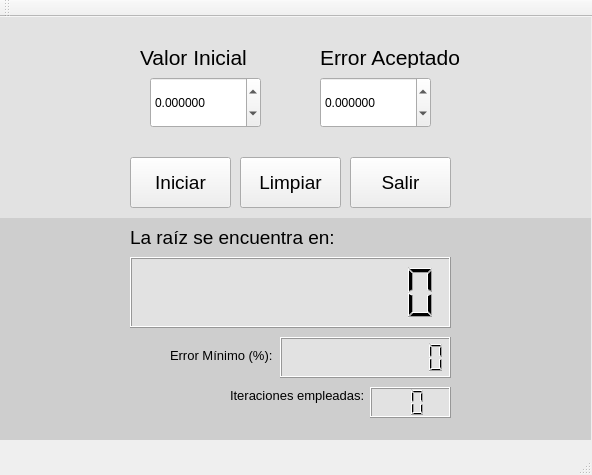
<?xml version="1.0" encoding="UTF-8"?>
<ui version="4.0">
 <class>Punto</class>
 <widget class="QMainWindow" name="Punto">
  <property name="geometry">
   <rect>
    <x>0</x>
    <y>0</y>
    <width>592</width>
    <height>475</height>
   </rect>
  </property>
  <property name="windowTitle">
   <string>Punto</string>
  </property>
  <widget class="QWidget" name="centralWidget">
   <widget class="QPushButton" name="ejecuta">
    <property name="geometry">
     <rect>
      <x>130</x>
      <y>140</y>
      <width>101</width>
      <height>51</height>
     </rect>
    </property>
    <property name="font">
     <font>
      <pointsize>14</pointsize>
     </font>
    </property>
    <property name="text">
     <string>Iniciar</string>
    </property>
   </widget>
   <widget class="QLabel" name="label">
    <property name="geometry">
     <rect>
      <x>140</x>
      <y>30</y>
      <width>111</width>
      <height>21</height>
     </rect>
    </property>
    <property name="font">
     <font>
      <pointsize>16</pointsize>
     </font>
    </property>
    <property name="text">
     <string>Valor Inicial</string>
    </property>
   </widget>
   <widget class="QLabel" name="label_2">
    <property name="geometry">
     <rect>
      <x>320</x>
      <y>30</y>
      <width>151</width>
      <height>21</height>
     </rect>
    </property>
    <property name="font">
     <font>
      <pointsize>16</pointsize>
     </font>
    </property>
    <property name="text">
     <string>Error Aceptado</string>
    </property>
   </widget>
   <widget class="QDoubleSpinBox" name="initval">
    <property name="geometry">
     <rect>
      <x>150</x>
      <y>60</y>
      <width>111</width>
      <height>51</height>
     </rect>
    </property>
    <property name="decimals">
     <number>6</number>
    </property>
    <property name="minimum">
     <double>-999999.000000000000000</double>
    </property>
    <property name="maximum">
     <double>999999.000000000000000</double>
    </property>
    <property name="singleStep">
     <double>0.010000000000000</double>
    </property>
   </widget>
   <widget class="QDoubleSpinBox" name="errora">
    <property name="geometry">
     <rect>
      <x>320</x>
      <y>60</y>
      <width>111</width>
      <height>51</height>
     </rect>
    </property>
    <property name="decimals">
     <number>6</number>
    </property>
    <property name="minimum">
     <double>-9999999.000000000000000</double>
    </property>
    <property name="maximum">
     <double>9999999.000000000000000</double>
    </property>
    <property name="singleStep">
     <double>0.010000000000000</double>
    </property>
   </widget>
   <widget class="QPushButton" name="vacia">
    <property name="geometry">
     <rect>
      <x>240</x>
      <y>140</y>
      <width>101</width>
      <height>51</height>
     </rect>
    </property>
    <property name="font">
     <font>
      <pointsize>14</pointsize>
     </font>
    </property>
    <property name="text">
     <string>Limpiar</string>
    </property>
   </widget>
   <widget class="QPushButton" name="sale">
    <property name="geometry">
     <rect>
      <x>350</x>
      <y>140</y>
      <width>101</width>
      <height>51</height>
     </rect>
    </property>
    <property name="font">
     <font>
      <pointsize>14</pointsize>
     </font>
    </property>
    <property name="text">
     <string>Salir</string>
    </property>
   </widget>
   <widget class="QLCDNumber" name="Pantalla">
    <property name="geometry">
     <rect>
      <x>130</x>
      <y>240</y>
      <width>321</width>
      <height>71</height>
     </rect>
    </property>
    <property name="styleSheet">
     <string notr="true">background-color: rgb(226, 226, 226);</string>
    </property>
    <property name="smallDecimalPoint">
     <bool>true</bool>
    </property>
    <property name="digitCount">
     <number>9</number>
    </property>
   </widget>
   <widget class="QLabel" name="label_3">
    <property name="geometry">
     <rect>
      <x>130</x>
      <y>210</y>
      <width>211</width>
      <height>21</height>
     </rect>
    </property>
    <property name="font">
     <font>
      <pointsize>14</pointsize>
     </font>
    </property>
    <property name="text">
     <string>La raíz se encuentra en:</string>
    </property>
   </widget>
   <widget class="QLabel" name="label_4">
    <property name="geometry">
     <rect>
      <x>230</x>
      <y>370</y>
      <width>141</width>
      <height>16</height>
     </rect>
    </property>
    <property name="font">
     <font>
      <pointsize>10</pointsize>
     </font>
    </property>
    <property name="text">
     <string>Iteraciones empleadas:</string>
    </property>
   </widget>
   <widget class="QLCDNumber" name="Iteracion">
    <property name="geometry">
     <rect>
      <x>370</x>
      <y>370</y>
      <width>81</width>
      <height>31</height>
     </rect>
    </property>
    <property name="styleSheet">
     <string notr="true">background-color:rgb(226,226,226)</string>
    </property>
    <property name="smallDecimalPoint">
     <bool>false</bool>
    </property>
    <property name="digitCount">
     <number>2</number>
    </property>
   </widget>
   <widget class="QLCDNumber" name="errormin">
    <property name="geometry">
     <rect>
      <x>280</x>
      <y>320</y>
      <width>171</width>
      <height>41</height>
     </rect>
    </property>
    <property name="styleSheet">
     <string notr="true">background-color: rgb(226, 226, 226);</string>
    </property>
    <property name="smallDecimalPoint">
     <bool>true</bool>
    </property>
    <property name="digitCount">
     <number>9</number>
    </property>
   </widget>
   <widget class="QLabel" name="label_5">
    <property name="geometry">
     <rect>
      <x>170</x>
      <y>330</y>
      <width>111</width>
      <height>16</height>
     </rect>
    </property>
    <property name="font">
     <font>
      <pointsize>10</pointsize>
     </font>
    </property>
    <property name="text">
     <string>Error Mínimo (%):</string>
    </property>
   </widget>
   <widget class="QLabel" name="label_6">
    <property name="geometry">
     <rect>
      <x>0</x>
      <y>0</y>
      <width>591</width>
      <height>201</height>
     </rect>
    </property>
    <property name="styleSheet">
     <string notr="true">background-color: rgb(226, 226, 226);</string>
    </property>
    <property name="text">
     <string/>
    </property>
   </widget>
   <widget class="QLabel" name="label_7">
    <property name="geometry">
     <rect>
      <x>0</x>
      <y>192</y>
      <width>591</width>
      <height>231</height>
     </rect>
    </property>
    <property name="styleSheet">
     <string notr="true">background-color: rgb(206, 206,206);</string>
    </property>
    <property name="text">
     <string/>
    </property>
   </widget>
   <zorder>label_7</zorder>
   <zorder>label_6</zorder>
   <zorder>ejecuta</zorder>
   <zorder>label</zorder>
   <zorder>label_2</zorder>
   <zorder>initval</zorder>
   <zorder>errora</zorder>
   <zorder>vacia</zorder>
   <zorder>sale</zorder>
   <zorder>Pantalla</zorder>
   <zorder>label_3</zorder>
   <zorder>label_4</zorder>
   <zorder>Iteracion</zorder>
   <zorder>errormin</zorder>
   <zorder>label_5</zorder>
  </widget>
  <widget class="QMenuBar" name="menuBar">
   <property name="geometry">
    <rect>
     <x>0</x>
     <y>0</y>
     <width>592</width>
     <height>21</height>
    </rect>
   </property>
  </widget>
  <widget class="QToolBar" name="mainToolBar">
   <attribute name="toolBarArea">
    <enum>TopToolBarArea</enum>
   </attribute>
   <attribute name="toolBarBreak">
    <bool>false</bool>
   </attribute>
  </widget>
  <widget class="QStatusBar" name="statusBar"/>
 </widget>
 <layoutdefault spacing="6" margin="11"/>
 <resources/>
 <connections>
  <connection>
   <sender>sale</sender>
   <signal>clicked()</signal>
   <receiver>Punto</receiver>
   <slot>close()</slot>
   <hints>
    <hint type="sourcelabel">
     <x>410</x>
     <y>199</y>
    </hint>
    <hint type="destinationlabel">
     <x>507</x>
     <y>196</y>
    </hint>
   </hints>
  </connection>
 </connections>
</ui>
